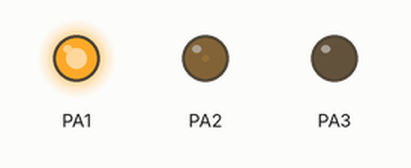
A sketch run on a simulated STM32 Blue Pill. On the bench: output pins drawn as LEDs (lit = HIGH).

Above: at 0.05 s.
At 0.9 s:
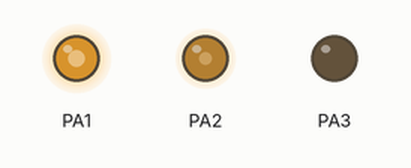
At 1.8 s:
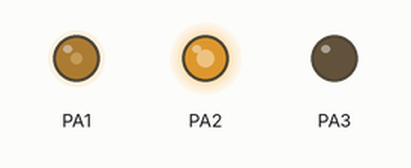
At 3.6 s:
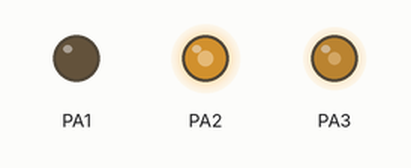
At 5.4 s:
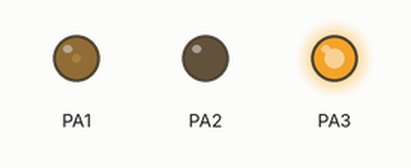
At 7.2 s:
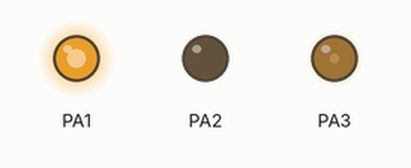
Timing chart, 0 to 10.0 s (numbered marks = the images above):
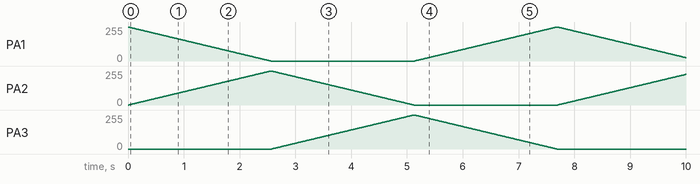

The sketch:

43_Led_rgb_glow_STM32.ino
```cpp
void setup()
{
  pinMode(PA1, OUTPUT);
  pinMode(PA2, OUTPUT);
  pinMode(PA3, OUTPUT);
}

void loop()
{
  analogWrite(PA1,255);
  for (int i =0;i <=255; i ++)
  {
    analogWrite(PA1,255-i);
    analogWrite(PA2, i);
    delay(10);
  }
  for(int i=0;i<=255;i++)
  {
    analogWrite(PA2,255-i);
    analogWrite(PA3,i);
    delay(10);
  }
  for(int i=0;i<=255;i++)
  {
    analogWrite(PA3,255-i);
    analogWrite(PA1,i);
    delay(10);
  }
}
```
